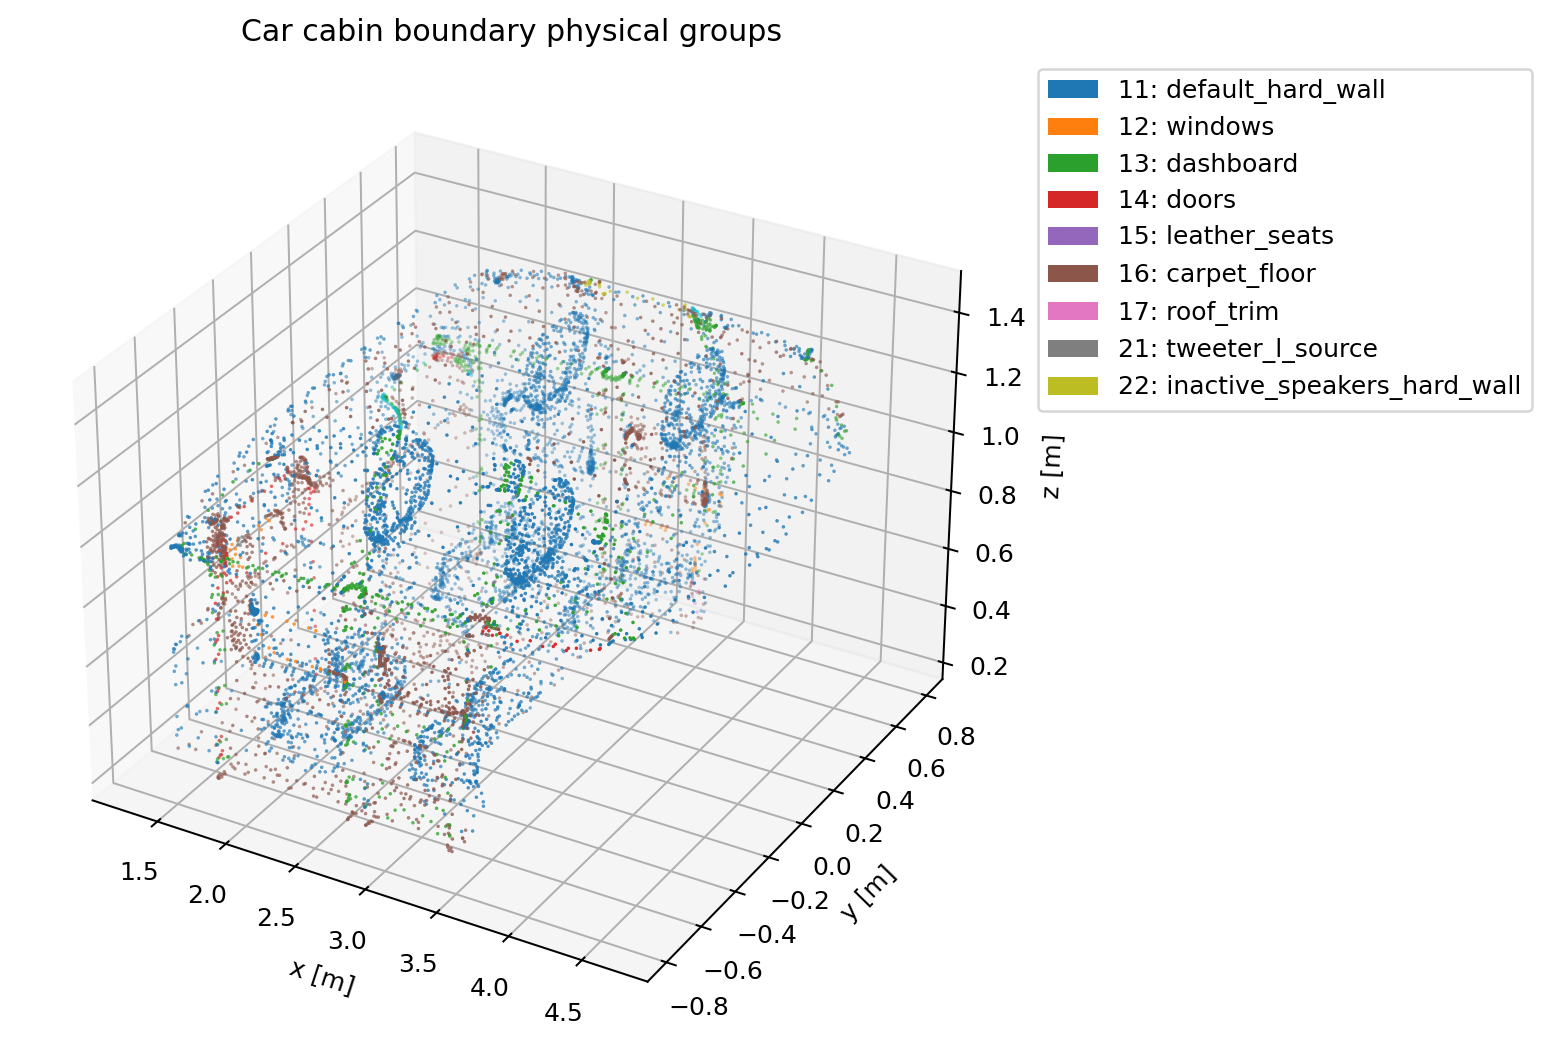

This figure's Python source:
#!/usr/bin/env python3
"""Recover and validate COMSOL car-cabin boundary groups.

The COMSOL ``.mph`` file is a ZIP archive.  For this example the named
boundary selections and pressure-acoustics boundary-condition features are
available in ``dmodel.xml`` and evaluated parameter values are available in
``smodel.json``.  This module extracts those definitions without requiring a
COMSOL installation, then maps them to stable Gmsh physical surface labels used
by the EDG mesh.
"""

from __future__ import annotations

import argparse
import json
import re
import subprocess
import sys
import tempfile
import xml.etree.ElementTree as ET
from collections import Counter
from pathlib import Path
from typing import Any
from zipfile import ZipFile

import numpy


EXAMPLE_DIR = Path(__file__).resolve().parent
DEFAULT_MPH = EXAMPLE_DIR / "car_cabin_acoustics_transient_63_cleared.mph"
DEFAULT_STEP = EXAMPLE_DIR / "car_cabin_acoustics_transient_63_cleared.step"
DEFAULT_GEO = EXAMPLE_DIR / "car_cabin_acoustics_transient_63_cleared.geo"

SELECTION_TAGS = {
    "sel2": "windows",
    "sel3": "dashboard",
    "sel4": "carpet_floor",
    "sel5": "doors_selection",
    "sel6": "leather_seats",
    "sel7": "roof_trim",
    "sel8": "speaker_covers",
    "sel9": "midwoofer_l",
    "sel10": "midwoofer_r",
    "sel11": "tweeter_r",
    "sel12": "tweeter_l",
    "dif1": "comsol_sound_hard_surfaces_selection",
    "uni1": "all_speakers",
}

PHYSICAL_GROUP_LABELS = {
    "default_hard_wall": 11,
    "windows": 12,
    "dashboard": 13,
    "doors": 14,
    "leather_seats": 15,
    "carpet_floor": 16,
    "roof_trim": 17,
    "tweeter_l_source": 21,
    "inactive_speakers_hard_wall": 22,
}

PHYSICAL_GROUP_NAMES = {
    "default_hard_wall": "DefaultHardWall",
    "windows": "Windows",
    "dashboard": "Dashboard",
    "doors": "Doors",
    "leather_seats": "LeatherSeats",
    "carpet_floor": "CarpetFloor",
    "roof_trim": "RoofTrim",
    "tweeter_l_source": "TweeterLSource",
    "inactive_speakers_hard_wall": "InactiveSpeakersHardWall",
}

BOUNDARY_KIND = {
    "default_hard_wall": "sound_hard",
    "windows": "constant_impedance",
    "dashboard": "constant_impedance",
    "doors": "constant_impedance",
    "leather_seats": "rational_approximation_impedance",
    "carpet_floor": "rational_approximation_impedance",
    "roof_trim": "rational_approximation_impedance",
    "tweeter_l_source": "normal_velocity_source",
    "inactive_speakers_hard_wall": "sound_hard",
}

PHYSICS_TO_GROUP = {
    "imp1": "dashboard",
    "imp2": "doors",
    "imp3": "windows",
    "imp4": "leather_seats",
    "imp5": "carpet_floor",
    "imp6": "roof_trim",
    "nvel1": "tweeter_l_source",
}

GMSH_PHYSICAL_GROUP_ORDER = (
    "default_hard_wall",
    "windows",
    "dashboard",
    "doors",
    "leather_seats",
    "carpet_floor",
    "roof_trim",
    "tweeter_l_source",
    "inactive_speakers_hard_wall",
)


def _read_zip_text(path: Path, member: str) -> str:
    with ZipFile(path) as archive:
        return archive.read(member).decode("utf-8", errors="replace")


def _parse_entities(value: str | None) -> list[int]:
    """Parse a COMSOL explicit entity list and ignore sentinel negative ids."""

    return [int(item) for item in re.findall(r"-?\d+", value or "") if int(item) > 0]


def _parse_comsol_value_list(value: str | None) -> list[str]:
    """Parse COMSOL compact parameter values like ``2|1,'a'|1,'b'``."""

    if value is None or value == "":
        return []
    quoted = re.findall(r"'([^']*)'", value)
    if quoted:
        return quoted
    return [value]


def _single_value(value: str | None) -> str | None:
    values = _parse_comsol_value_list(value)
    if not values:
        return None
    return values[0]


def _selection_entity_list(feature: ET.Element) -> list[int]:
    output = feature.find("outputSelection")
    if output is None:
        return []
    for explicit in output.iter("explicit"):
        if explicit.attrib.get("dim") == "2":
            return _parse_entities(explicit.attrib.get("entities"))
    return []


def _feature_params(feature: ET.Element) -> dict[str, Any]:
    params: dict[str, Any] = {}
    for param in feature.findall("param"):
        name = param.attrib.get("param")
        if not name:
            continue
        values = _parse_comsol_value_list(param.attrib.get("value"))
        params[name] = values[0] if len(values) == 1 else values
    return params


def _selection_ref_or_entities(
    feature: ET.Element,
    selections: dict[str, dict[str, Any]],
) -> tuple[str | None, list[int] | None]:
    selection = feature.find("selection")
    if selection is None:
        return None, []

    named = selection.find("named")
    if named is not None and (named.text or "").strip():
        ref = (named.text or "").strip()
        tag = ref.rsplit("/", 1)[-1]
        entities = selections.get(tag, {}).get("entities")
        return tag, list(entities) if entities is not None else []

    explicit = selection.find("explicit")
    if explicit is None:
        return None, []

    entities_attr = explicit.attrib.get("entities")
    if entities_attr is None:
        # COMSOL uses an explicit selection without an entity list for the
        # default SoundHard feature.  It applies to all exterior boundaries and
        # is later overridden by more specific impedance/source features.
        return None, None
    return None, _parse_entities(entities_attr)


def load_model_metadata(mph_path: Path = DEFAULT_MPH) -> dict[str, Any]:
    """Return model title/version metadata from ``smodel.json`` and modelinfo."""

    metadata: dict[str, Any] = {}
    try:
        smodel = json.loads(_read_zip_text(mph_path, "smodel.json"))
        for key in (
            "title",
            "name",
            "lastComputationVersion",
            "lastComputationDate",
            "lastComputationTime",
        ):
            if key in smodel:
                metadata[key] = smodel[key]
    except Exception as exc:  # pragma: no cover - defensive report field
        metadata["smodel_error"] = str(exc)

    try:
        info = ET.fromstring(_read_zip_text(mph_path, "modelinfo.xml"))
        metadata["modelinfo_root"] = info.tag
    except Exception as exc:  # pragma: no cover - defensive report field
        metadata["modelinfo_error"] = str(exc)

    return metadata


def load_parameters(mph_path: Path = DEFAULT_MPH) -> dict[str, dict[str, Any]]:
    """Load evaluated scalar model parameters from ``smodel.json``."""

    smodel = json.loads(_read_zip_text(mph_path, "smodel.json"))
    parameters: dict[str, dict[str, Any]] = {}

    def visit(node: Any) -> None:
        if isinstance(node, dict):
            name = node.get("name")
            if name and {"value", "scalarReal"} <= set(node):
                parameters.setdefault(
                    name,
                    {
                        "value": node.get("value"),
                        "scalar_real": _maybe_float(node.get("scalarReal")),
                        "scalar_imag": _maybe_float(node.get("scalarImag")),
                        "description": node.get("description"),
                    },
                )
            for value in node.values():
                visit(value)
        elif isinstance(node, list):
            for value in node:
                visit(value)

    visit(smodel)
    return parameters


def _maybe_float(value: Any) -> float | None:
    if value is None:
        return None
    try:
        return float(value)
    except (TypeError, ValueError):
        return None


def load_selections(mph_path: Path = DEFAULT_MPH) -> dict[str, dict[str, Any]]:
    """Load named COMSOL 2D boundary selections used by this example."""

    root = ET.fromstring(_read_zip_text(mph_path, "dmodel.xml"))
    selections: dict[str, dict[str, Any]] = {}
    for feature in root.iter("SelectionFeature"):
        tag = feature.attrib.get("tag")
        if tag not in SELECTION_TAGS:
            continue
        entities = _selection_entity_list(feature)
        selections[tag] = {
            "key": SELECTION_TAGS[tag],
            "tag": tag,
            "name": feature.attrib.get("name"),
            "op": feature.attrib.get("op"),
            "entities": entities,
            "entity_count": len(entities),
        }
    return selections


def load_physics_features(
    mph_path: Path = DEFAULT_MPH,
    selections: dict[str, dict[str, Any]] | None = None,
) -> dict[str, dict[str, Any]]:
    """Load pressure-acoustics boundary-condition feature definitions."""

    selections = selections or load_selections(mph_path)
    root = ET.fromstring(_read_zip_text(mph_path, "dmodel.xml"))
    features: dict[str, dict[str, Any]] = {}
    for feature in root.iter("PhysicsFeature"):
        op = feature.attrib.get("op")
        if op not in {"Impedance", "NormalVelocity", "SoundHard"}:
            continue
        tag = feature.attrib.get("tag")
        if not tag:
            continue
        selection_tag, entities = _selection_ref_or_entities(feature, selections)
        features[tag] = {
            "tag": tag,
            "name": feature.attrib.get("name"),
            "op": op,
            "selection_tag": selection_tag,
            "entities": entities,
            "entity_count": None if entities is None else len(entities),
            "params": _feature_params(feature),
        }
    return features


def gmsh_step_surface_tags(step_path: Path = DEFAULT_STEP, scale: float = 0.001) -> list[int]:
    """Return OCC surface tags after importing the STEP file with Gmsh."""

    import gmsh  # imported lazily so .mph parsing works without libGL/Gmsh setup

    gmsh.initialize([])
    try:
        gmsh.option.setNumber("General.Terminal", 0)
        gmsh.option.setNumber("Geometry.OCCScaling", scale)
        gmsh.option.setNumber("Geometry.OCCImportLabels", 1)
        gmsh.model.add("car_cabin_boundary_check")
        gmsh.model.occ.importShapes(str(step_path))
        gmsh.model.occ.synchronize()
        return sorted(tag for dim, tag in gmsh.model.getEntities(2))
    finally:
        gmsh.finalize()


def recover_boundary_model(
    mph_path: Path = DEFAULT_MPH,
    surface_tags: list[int] | None = None,
) -> dict[str, Any]:
    """Recover EDG physical boundary groups from COMSOL selections/features."""

    selections = load_selections(mph_path)
    physics = load_physics_features(mph_path, selections)
    parameters = load_parameters(mph_path)

    group_entities: dict[str, list[int]] = {
        "windows": selections["sel2"]["entities"],
        "dashboard": selections["sel3"]["entities"],
        "doors": physics["imp2"]["entities"] or [],
        "leather_seats": selections["sel6"]["entities"],
        "carpet_floor": selections["sel4"]["entities"],
        "roof_trim": selections["sel7"]["entities"],
        "tweeter_l_source": selections["sel12"]["entities"],
        "inactive_speakers_hard_wall": sorted(
            set(selections["uni1"]["entities"]) - set(selections["sel12"]["entities"])
        ),
    }

    non_default = set().union(*(set(values) for values in group_entities.values()))
    if surface_tags is not None:
        default_entities = sorted(set(surface_tags) - non_default)
    else:
        # Without a STEP import, this is limited to the first 454 COMSOL ids.
        default_entities = sorted(
            set(selections["dif1"]["entities"]) - set(physics["imp2"]["entities"] or [])
        )
    group_entities["default_hard_wall"] = default_entities

    physical_groups = []
    for key in GMSH_PHYSICAL_GROUP_ORDER:
        entities = sorted(set(group_entities[key]))
        physics_feature = _physics_feature_for_group(key, physics)
        physical_groups.append(
            {
                "key": key,
                "name": PHYSICAL_GROUP_NAMES[key],
                "label": PHYSICAL_GROUP_LABELS[key],
                "kind": BOUNDARY_KIND[key],
                "entities": entities,
                "entity_count": len(entities),
                "physics_feature": physics_feature,
            }
        )

    return {
        "metadata": load_model_metadata(mph_path),
        "parameters": _selected_parameters(parameters),
        "selections": selections,
        "physics_features": physics,
        "physical_groups": physical_groups,
        "notes": [
            "default_hard_wall is computed as all imported STEP boundary surfaces "
            "minus impedance, active source, and separately tracked inactive speaker surfaces.",
            "COMSOL selection dif1 contains surfaces 298 and 302, but the active Door "
            "impedance feature imp2 also selects them; EDG follows the active physics feature.",
        ],
    }


def _physics_feature_for_group(
    group_key: str,
    physics: dict[str, dict[str, Any]],
) -> dict[str, Any] | None:
    inverse = {value: key for key, value in PHYSICS_TO_GROUP.items()}
    tag = inverse.get(group_key)
    if tag is None:
        return None
    feature = physics[tag]
    params = feature.get("params", {})
    keep = {
        "ImpedanceModel",
        "Zn",
        "Y_inf",
        "R",
        "xi",
        "Q",
        "zeta",
        "ApproximantFunctionReference",
        "nvel",
    }
    return {
        "tag": feature["tag"],
        "name": feature["name"],
        "op": feature["op"],
        "selection_tag": feature["selection_tag"],
        "params": {key: params[key] for key in keep if key in params},
    }


def _selected_parameters(parameters: dict[str, dict[str, Any]]) -> dict[str, dict[str, Any]]:
    names = (
        "f0",
        "fmax",
        "c0",
        "rho0",
        "alpha_win",
        "Z_win",
        "alpha_dash",
        "Z_dash",
        "alpha_door",
        "Z_door",
        "d_carp",
        "Rf_carp",
        "d_roof",
        "Rf_roof",
        "T0",
        "Tend",
    )
    return {name: parameters[name] for name in names if name in parameters}


def validate_physical_groups(
    boundary_model: dict[str, Any],
    surface_tags: list[int],
) -> dict[str, Any]:
    """Validate that recovered physical groups cover the imported STEP boundary."""

    surface_set = set(surface_tags)
    occurrences: Counter[int] = Counter()
    missing: dict[str, list[int]] = {}
    empty: list[str] = []
    for group in boundary_model["physical_groups"]:
        entities = set(group["entities"])
        if not entities:
            empty.append(group["key"])
        not_in_step = sorted(entities - surface_set)
        if not_in_step:
            missing[group["key"]] = not_in_step
        occurrences.update(entities)

    covered = set(occurrences)
    duplicate_entities = sorted(entity for entity, count in occurrences.items() if count > 1)
    uncovered = sorted(surface_set - covered)

    return {
        "ok": not missing and not empty and not duplicate_entities and not uncovered,
        "surface_count": len(surface_tags),
        "covered_surface_count": len(covered),
        "uncovered_surface_count": len(uncovered),
        "uncovered_surfaces": uncovered,
        "duplicate_surfaces": duplicate_entities,
        "missing_surfaces_by_group": missing,
        "empty_groups": empty,
    }


def mesh_diagnostics(mesh_path: Path) -> dict[str, Any]:
    """Return basic mesh quality and physical-tag diagnostics."""

    import meshio

    mesh = meshio.read(mesh_path)
    points = numpy.asarray(mesh.points)
    diagnostics: dict[str, Any] = {
        "points": int(points.shape[0]),
        "bbox_min": points.min(axis=0).tolist(),
        "bbox_max": points.max(axis=0).tolist(),
        "bbox_size": (points.max(axis=0) - points.min(axis=0)).tolist(),
        "cells": {block.type: int(len(block.data)) for block in mesh.cells},
        "physical_tags": {},
        "geometrical_tags": {},
    }

    for key, target in (
        ("gmsh:physical", diagnostics["physical_tags"]),
        ("gmsh:geometrical", diagnostics["geometrical_tags"]),
    ):
        data_by_type = mesh.cell_data_dict.get(key, {})
        for cell_type, data in data_by_type.items():
            values, counts = numpy.unique(data, return_counts=True)
            target[cell_type] = {
                str(int(value)): int(count)
                for value, count in zip(values, counts)
            }

    tets = _cells_by_type(mesh, "tetra")
    if tets.size:
        volumes = _tet_volumes(points, tets)
        edges = _tet_edge_lengths(points, tets)
        insphere_diameters = _tet_insphere_diameters(points, tets, volumes)
        diagnostics["tetra_quality"] = {
            "min_volume": float(volumes.min()),
            "median_volume": float(numpy.median(volumes)),
            "max_volume": float(volumes.max()),
            "min_edge_length": float(edges.min()),
            "median_edge_length": float(numpy.median(edges)),
            "max_edge_length": float(edges.max()),
            "min_insphere_diameter": float(insphere_diameters.min()),
            "median_insphere_diameter": float(numpy.median(insphere_diameters)),
        }

    triangles = _cells_by_type(mesh, "triangle")
    if triangles.size:
        areas = _triangle_areas(points, triangles)
        diagnostics["triangle_quality"] = {
            "min_area": float(areas.min()),
            "median_area": float(numpy.median(areas)),
            "max_area": float(areas.max()),
        }

    return diagnostics


def _cells_by_type(mesh: Any, cell_type: str) -> numpy.ndarray:
    blocks = [block.data for block in mesh.cells if block.type == cell_type]
    if not blocks:
        return numpy.empty((0, 4 if cell_type == "tetra" else 3), dtype=int)
    return numpy.concatenate(blocks, axis=0)


def _tet_volumes(points: numpy.ndarray, tets: numpy.ndarray) -> numpy.ndarray:
    a = points[tets[:, 0]]
    b = points[tets[:, 1]]
    c = points[tets[:, 2]]
    d = points[tets[:, 3]]
    return numpy.abs(numpy.einsum("ij,ij->i", numpy.cross(b - a, c - a), d - a)) / 6.0


def _tet_edge_lengths(points: numpy.ndarray, tets: numpy.ndarray) -> numpy.ndarray:
    pairs = ((0, 1), (0, 2), (0, 3), (1, 2), (1, 3), (2, 3))
    return numpy.concatenate(
        [numpy.linalg.norm(points[tets[:, i]] - points[tets[:, j]], axis=1) for i, j in pairs]
    )


def _tet_insphere_diameters(
    points: numpy.ndarray,
    tets: numpy.ndarray,
    volumes: numpy.ndarray,
) -> numpy.ndarray:
    face_indices = ((0, 1, 2), (0, 1, 3), (0, 2, 3), (1, 2, 3))
    surface_area = numpy.zeros(len(tets), dtype=float)
    for i, j, k in face_indices:
        a = points[tets[:, i]]
        b = points[tets[:, j]]
        c = points[tets[:, k]]
        surface_area += numpy.linalg.norm(numpy.cross(b - a, c - a), axis=1) / 2.0
    return 6.0 * volumes / surface_area


def _triangle_areas(points: numpy.ndarray, triangles: numpy.ndarray) -> numpy.ndarray:
    a = points[triangles[:, 0]]
    b = points[triangles[:, 1]]
    c = points[triangles[:, 2]]
    return numpy.linalg.norm(numpy.cross(b - a, c - a), axis=1) / 2.0


def build_report(
    mph_path: Path = DEFAULT_MPH,
    step_path: Path | None = DEFAULT_STEP,
    mesh_path: Path | None = None,
    scale: float = 0.001,
) -> dict[str, Any]:
    """Build a JSON-serializable boundary and mesh validation report."""

    surface_tags = gmsh_step_surface_tags(step_path, scale=scale) if step_path else None
    model = recover_boundary_model(mph_path, surface_tags=surface_tags)
    report: dict[str, Any] = {
        "mph": str(mph_path),
        "step": str(step_path) if step_path else None,
        "scale": scale,
        "boundary_model": model,
    }
    if surface_tags is not None:
        report["step_surface_tags"] = {
            "count": len(surface_tags),
            "min": min(surface_tags) if surface_tags else None,
            "max": max(surface_tags) if surface_tags else None,
        }
        report["validation"] = validate_physical_groups(model, surface_tags)
    if mesh_path is not None:
        report["mesh"] = str(mesh_path)
        report["mesh_diagnostics"] = mesh_diagnostics(mesh_path)
    return report


def generate_mesh_for_check(
    geo_path: Path = DEFAULT_GEO,
    lc: float = 0.45,
    gmsh_bin: str = "gmsh",
) -> Path:
    """Generate a temporary mesh from the grouped ``.geo`` for diagnostics."""

    tmp_path = Path(tempfile.mkdtemp(prefix="car_cabin_gmsh_"))
    mesh_path = tmp_path / "car_cabin_check.msh"
    cmd = [
        gmsh_bin,
        "-3",
        str(geo_path),
        "-setnumber",
        "lc",
        str(lc),
        "-format",
        "msh2",
        "-o",
        str(mesh_path),
    ]
    subprocess.run(cmd, check=True, cwd=geo_path.parent)
    return mesh_path


def write_boundary_preview(mesh_path: Path, output_path: Path) -> None:
    """Write a simple physical-group colored boundary PNG for manual inspection."""

    import matplotlib.pyplot as plt
    import meshio
    from matplotlib.patches import Patch

    mesh = meshio.read(mesh_path)
    triangles = _cells_by_type(mesh, "triangle")
    if not triangles.size:
        raise ValueError(f"{mesh_path} has no triangle boundary cells")

    physical = mesh.cell_data_dict.get("gmsh:physical", {}).get("triangle")
    if physical is None:
        raise ValueError(f"{mesh_path} has no triangle gmsh:physical tags")

    centroids = mesh.points[triangles].mean(axis=1)
    labels = {value: key for key, value in PHYSICAL_GROUP_LABELS.items()}
    color_index = {label: index for index, label in enumerate(sorted(set(physical)))}
    colors = [color_index[int(tag)] for tag in physical]

    fig = plt.figure(figsize=(11, 6), dpi=180)
    axis = fig.add_subplot(111, projection="3d")
    scatter = axis.scatter(
        centroids[:, 0],
        centroids[:, 1],
        centroids[:, 2],
        c=colors,
        cmap="tab10",
        s=2,
        linewidths=0,
    )
    del scatter
    axis.set_xlabel("x [m]")
    axis.set_ylabel("y [m]")
    axis.set_zlabel("z [m]")
    axis.set_title("Car cabin boundary physical groups")
    handles = [
        Patch(
            facecolor=plt.get_cmap("tab10")(color_index[label] % 10),
            label=f"{label}: {labels.get(int(label), 'unknown')}",
        )
        for label in sorted(color_index)
    ]
    axis.legend(handles=handles, loc="upper left", bbox_to_anchor=(1.02, 1.0))
    fig.tight_layout()
    fig.savefig(output_path, bbox_inches="tight")
    plt.close(fig)


def _json_default(value: Any) -> Any:
    if isinstance(value, Path):
        return str(value)
    if isinstance(value, numpy.generic):
        return value.item()
    raise TypeError(f"Object of type {type(value).__name__} is not JSON serializable")


def main(argv: list[str] | None = None) -> int:
    parser = argparse.ArgumentParser(description=__doc__)
    parser.add_argument("--mph", type=Path, default=DEFAULT_MPH)
    parser.add_argument("--step", type=Path, default=DEFAULT_STEP)
    parser.add_argument("--mesh", type=Path, default=None)
    parser.add_argument("--scale", type=float, default=0.001)
    parser.add_argument("--json-out", type=Path, default=None)
    parser.add_argument(
        "--generate-mesh",
        action="store_true",
        help="Generate a temporary mesh from the grouped .geo and include diagnostics.",
    )
    parser.add_argument("--geo", type=Path, default=DEFAULT_GEO)
    parser.add_argument("--lc", type=float, default=0.45)
    parser.add_argument("--gmsh-bin", default="gmsh")
    parser.add_argument(
        "--preview-out",
        type=Path,
        default=None,
        help="Write a physical-group colored boundary preview PNG.",
    )
    args = parser.parse_args(argv)

    mesh_path = args.mesh
    if args.generate_mesh:
        mesh_path = generate_mesh_for_check(args.geo, lc=args.lc, gmsh_bin=args.gmsh_bin)

    report = build_report(args.mph, args.step, mesh_path=mesh_path, scale=args.scale)
    if args.preview_out is not None:
        if mesh_path is None:
            mesh_path = generate_mesh_for_check(args.geo, lc=args.lc, gmsh_bin=args.gmsh_bin)
        write_boundary_preview(mesh_path, args.preview_out)
        report["preview"] = str(args.preview_out)

    output = json.dumps(report, indent=2, sort_keys=True, default=_json_default)
    if args.json_out is not None:
        args.json_out.write_text(output + "\n", encoding="utf-8")
    else:
        print(output)

    validation = report.get("validation")
    return 0 if not validation or validation.get("ok") else 2


if __name__ == "__main__":
    sys.exit(main())
